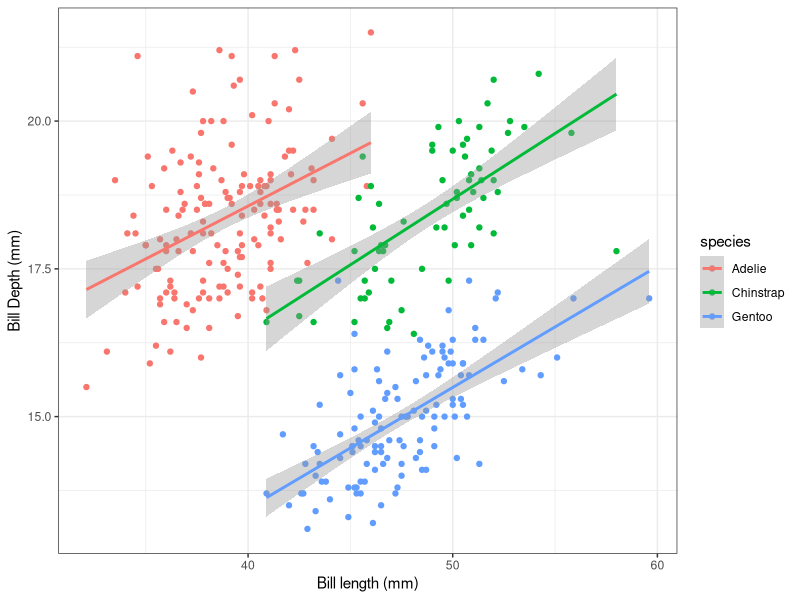

Write the R code that produced this figure.
## ---- chunk 1
knitr::opts_chunk$set(echo = TRUE#,
                      #warning = FALSE #put "show" settings here such as hide warnings globally
                      )
## ---- chunk 2
library(tidyverse)
library(palmerpenguins)
library(here)

## ---- chunk 3
glimpse(penguins)
## ---- chunk 4
penguins %>%
  ggplot(aes(x = bill_length_mm, #define axes
             y = bill_depth_mm, 
             color = species)
         )+
  geom_point()+ #place scatter
  geom_smooth(method = "lm")+ #trendline, linear model
  labs(x = "Bill length (mm)",
       y = "Bill Depth (mm)"
       )+
  theme_bw()
